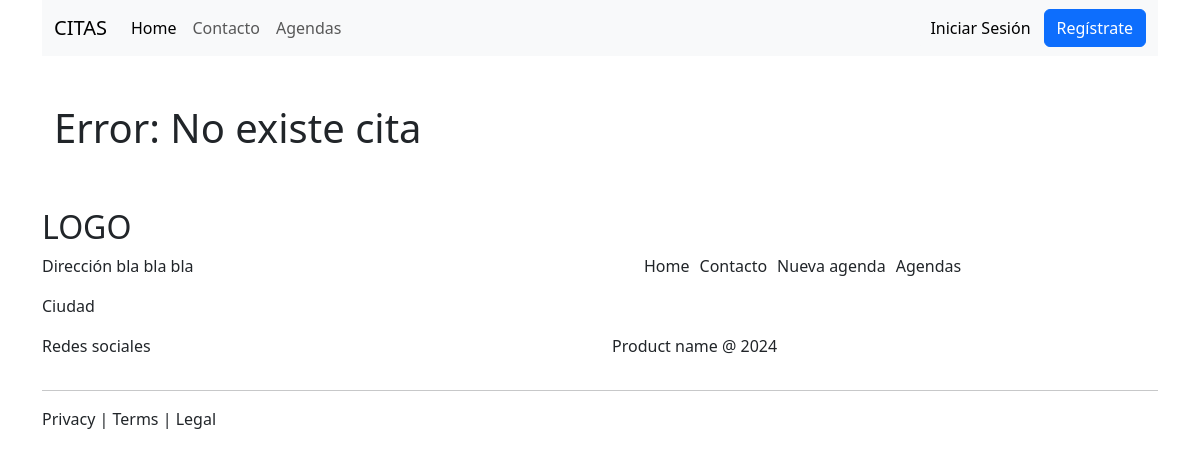
The page /agenda/5/cita on the database as committed earlier.
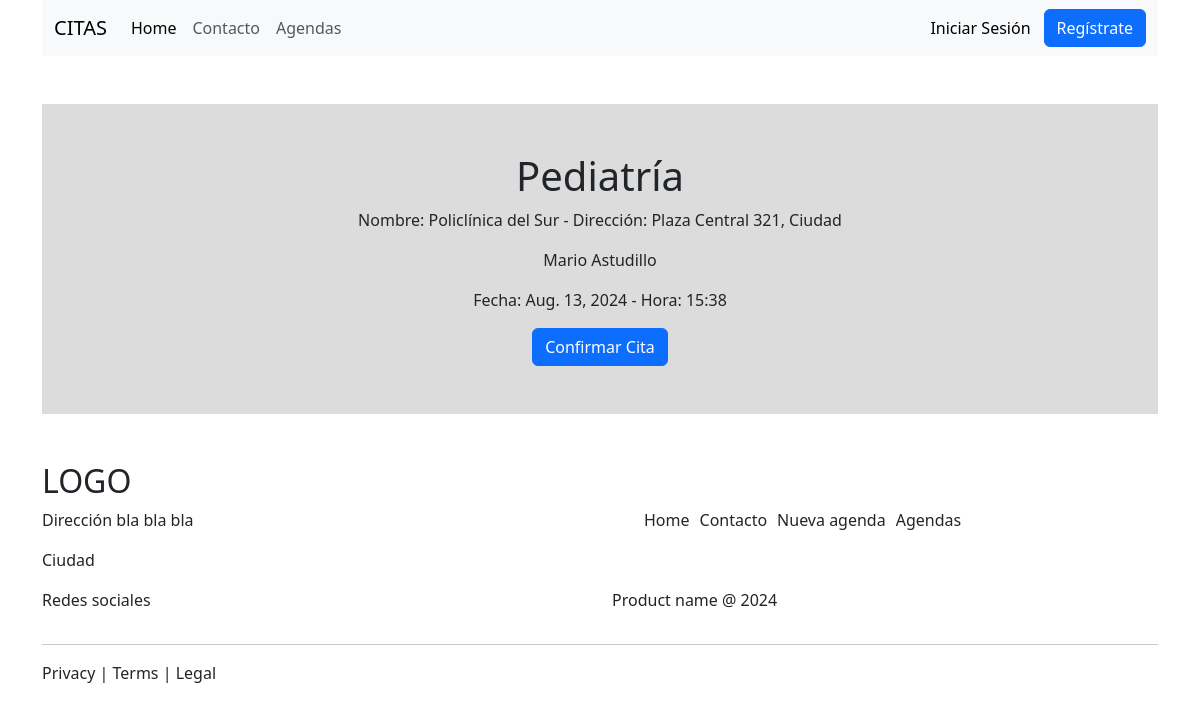
The same page on the database as committed later.
### citas/models.py (models this page shows, shortened)
class Agenda(models.Model):
    fecha_disponible = models.DateField('Fecha Disponible', auto_now=False, auto_now_add=False)
    hora_disponible = models.TimeField('Hora Disponible', auto_now=False, auto_now_add=False)
    especialista = models.ForeignKey(Especialista, on_delete=models.CASCADE)
    centro_medico = models.ForeignKey(CentroMedico, on_delete=models.CASCADE)

class Especialista(models.Model):
    nombre = models.CharField('Nombre especialista', max_length=200)
    especialidad = models.CharField('Especialidad', max_length=200)

class CentroMedico(models.Model):
    nombre = models.CharField('Nombre centro', max_length=200)
    direccion = models.CharField('Dirección', max_length=200)
    def __str__(self):
        return "Nombre: " + self.nombre + " - Dirección: " + self.direccion

### citas/views.py (the view)
# urls.py: path('agenda/<int:id>/cita', cita, name="cita"),
def cita(request, id):
    try:
        agenda = get_object_or_404(Agenda, id=id)
        return render(request, 'cita.html', {'agenda': agenda})
    except Http404:
        return render(request, 'cita.html', {'message': 'No existe cita'})

### citas/templates/cita.html (shortened to what this page needs)
{% extends "partes/base.html" %}
{% load static %}
{% block contenido %}
    <div class="container">
        <div class="row">
            {% if message %}
                <h1>Error: {{message}}</h1>
            {% else %}
                <div class="col-12 text-center cita p-5">
                    <h1>{{ agenda.especialista.especialidad }}</h1>
                    <p>{{ agenda.centro_medico }}</p>
                    <p>{{ agenda.especialista.nombre }}</p>
                    <p>Fecha: {{ agenda.fecha_disponible }} - Hora: {{ agenda.hora_disponible|date:"H:i" }}</p>
                    <form method="POST" action="{% url 'confirmar_agenda' %}">
                        <input type="submit" value="Confirmar Cita" class="btn btn-primary">
                    </form>
                </div>
            {% endif %}
        </div>
    </div>
{% endblock %}

Rows that differ between the two databases and show on the page:
added Agenda: especialista.especialidad "Pediatría", centro_medico "Nombre: Policlínica del Sur - Dirección: Plaza Central 321, Ciudad", especialista.nombre "Mario Astudillo", fecha_disponible "Aug. 13, 2024", hora_disponible "15:38"
Other text that changed with them:
form field value: (not shown) → "Confirmar Cita"
{{ message }}: "No existe cita" → (not shown)
text no longer shown: "Error:"
text now shown: "Fecha: - Hora:"
